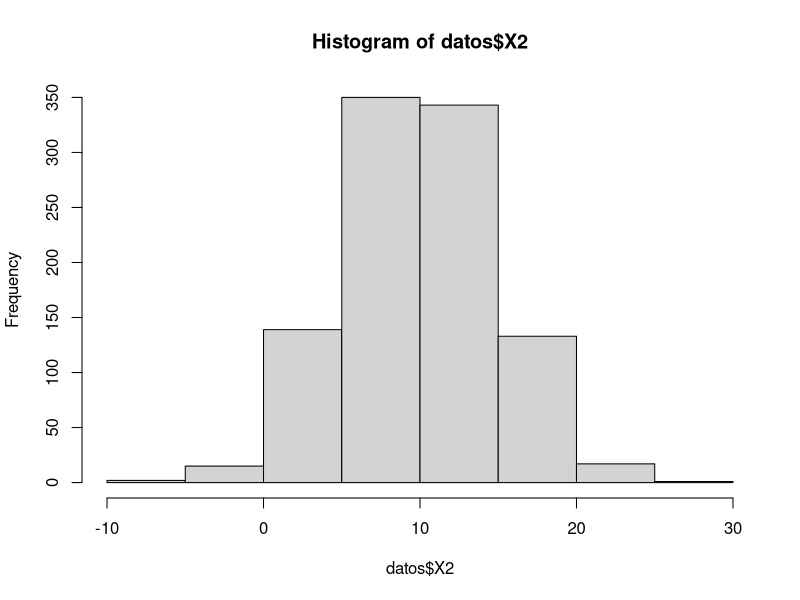
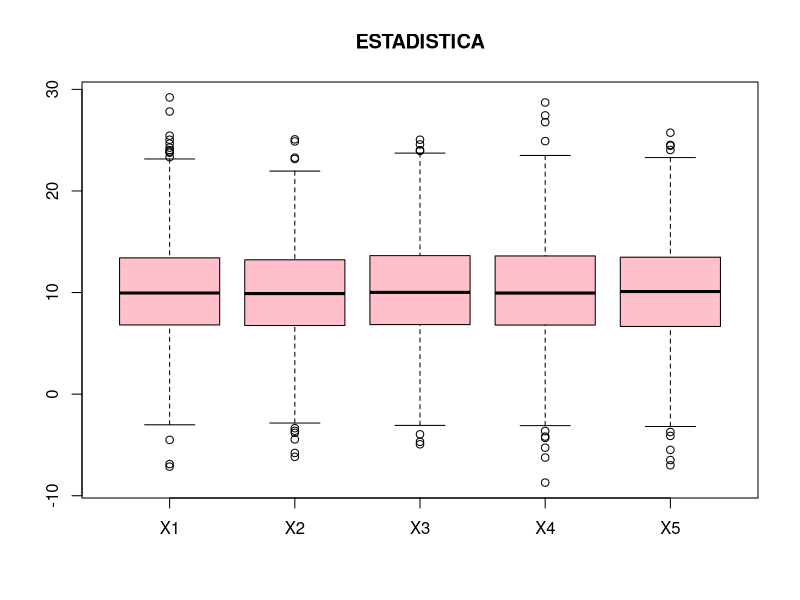
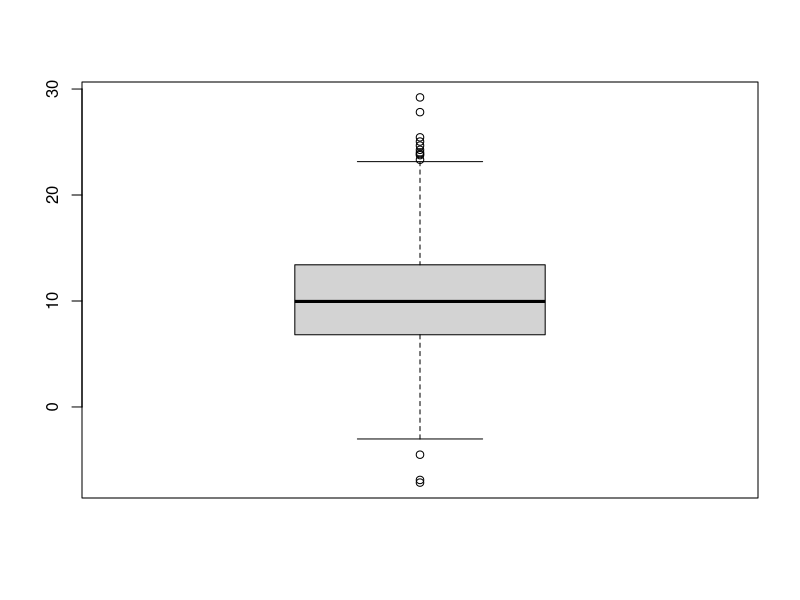

These figures' R source, in order:
# IMPORTE DE LIBRERIAS
library(readxl)

# SETEAR O DIRECCIONAR A MI DIRECTORIO DE TRABAJO
repositorio_datos <- "RUTA_DEL_ARCHIVO_EXCEL" # Ej:\\curso-R\\Manipulacion_Datos

setwd(repositorio_datos)

# LEER DATOS
# sheet lee el nombre de la hoja de archivo excel
datos <- read_xlsx("datos_normales.xlsx", sheet = "Datos")

# ESTADISTICA TOTAL DATOS
summary(datos)

# PARTE DE LOS DATOS
summary(datos$X3)

str(datos)

# SIMETRIA DE LOS DATOS
  hist(datos$X2)

# DIAGRAMA DE CAJAS Y BIGOTES GENERAL
boxplot(datos,main="ESTADISTICA", col = "pink", horizontal =FALSE)

# DIAGRAMA DE CAJAS Y BIGOTES PARTE
boxplot(datos$X1)
